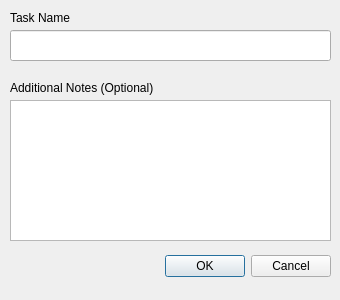
<?xml version="1.0" encoding="UTF-8"?>
<ui version="4.0">
 <class>Add_task_window</class>
 <widget class="QDialog" name="Add_task_window">
  <property name="geometry">
   <rect>
    <x>0</x>
    <y>0</y>
    <width>340</width>
    <height>300</height>
   </rect>
  </property>
  <property name="windowTitle">
   <string>Dialog</string>
  </property>
  <widget class="QDialogButtonBox" name="buttonBox">
   <property name="geometry">
    <rect>
     <x>-10</x>
     <y>250</y>
     <width>341</width>
     <height>32</height>
    </rect>
   </property>
   <property name="orientation">
    <enum>Qt::Orientation::Horizontal</enum>
   </property>
   <property name="standardButtons">
    <set>QDialogButtonBox::StandardButton::Cancel|QDialogButtonBox::StandardButton::Ok</set>
   </property>
  </widget>
  <widget class="QLineEdit" name="lineEdit">
   <property name="geometry">
    <rect>
     <x>10</x>
     <y>30</y>
     <width>321</width>
     <height>31</height>
    </rect>
   </property>
  </widget>
  <widget class="QLabel" name="label">
   <property name="geometry">
    <rect>
     <x>10</x>
     <y>10</y>
     <width>61</width>
     <height>16</height>
    </rect>
   </property>
   <property name="text">
    <string>Task Name</string>
   </property>
  </widget>
  <widget class="QLabel" name="label_2">
   <property name="geometry">
    <rect>
     <x>10</x>
     <y>80</y>
     <width>181</width>
     <height>16</height>
    </rect>
   </property>
   <property name="text">
    <string>Additional Notes (Optional)</string>
   </property>
  </widget>
  <widget class="QTextEdit" name="textEdit">
   <property name="geometry">
    <rect>
     <x>10</x>
     <y>100</y>
     <width>321</width>
     <height>141</height>
    </rect>
   </property>
  </widget>
 </widget>
 <resources/>
 <connections>
  <connection>
   <sender>buttonBox</sender>
   <signal>accepted()</signal>
   <receiver>Add_task_window</receiver>
   <slot>accept()</slot>
   <hints>
    <hint type="sourcelabel">
     <x>248</x>
     <y>254</y>
    </hint>
    <hint type="destinationlabel">
     <x>157</x>
     <y>274</y>
    </hint>
   </hints>
  </connection>
  <connection>
   <sender>buttonBox</sender>
   <signal>rejected()</signal>
   <receiver>Add_task_window</receiver>
   <slot>reject()</slot>
   <hints>
    <hint type="sourcelabel">
     <x>316</x>
     <y>260</y>
    </hint>
    <hint type="destinationlabel">
     <x>286</x>
     <y>274</y>
    </hint>
   </hints>
  </connection>
 </connections>
</ui>
